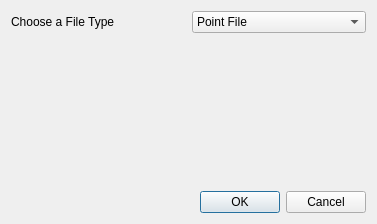
<?xml version="1.0" encoding="UTF-8"?>
<ui version="4.0">
 <class>CreateNewEmptySpeciesShapeFileDialogBase</class>
 <widget class="QDialog" name="CreateNewEmptySpeciesShapeFileDialogBase">
  <property name="geometry">
   <rect>
    <x>0</x>
    <y>0</y>
    <width>377</width>
    <height>224</height>
   </rect>
  </property>
  <property name="windowTitle">
   <string>CNESSF</string>
  </property>
  <layout class="QGridLayout" name="gridLayout_2">
   <item row="0" column="0">
    <layout class="QGridLayout" name="gridLayout">
     <item row="1" column="0">
      <spacer name="verticalSpacer">
       <property name="orientation">
        <enum>Qt::Vertical</enum>
       </property>
       <property name="sizeHint" stdset="0">
        <size>
         <width>20</width>
         <height>40</height>
        </size>
       </property>
      </spacer>
     </item>
     <item row="2" column="0">
      <layout class="QHBoxLayout" name="horizontalLayout_2">
       <item>
        <spacer name="horizontalSpacer">
         <property name="orientation">
          <enum>Qt::Horizontal</enum>
         </property>
         <property name="sizeHint" stdset="0">
          <size>
           <width>100</width>
           <height>13</height>
          </size>
         </property>
        </spacer>
       </item>
       <item>
        <widget class="QDialogButtonBox" name="button_box">
         <property name="orientation">
          <enum>Qt::Horizontal</enum>
         </property>
         <property name="standardButtons">
          <set>QDialogButtonBox::Cancel|QDialogButtonBox::Ok</set>
         </property>
        </widget>
       </item>
      </layout>
     </item>
     <item row="0" column="0">
      <layout class="QHBoxLayout" name="horizontalLayout">
       <item>
        <widget class="QLabel" name="label">
         <property name="text">
          <string>Choose a File Type</string>
         </property>
        </widget>
       </item>
       <item>
        <widget class="QComboBox" name="comboBox">
         <item>
          <property name="text">
           <string>Point File</string>
          </property>
         </item>
         <item>
          <property name="text">
           <string>Polygen File</string>
          </property>
         </item>
        </widget>
       </item>
      </layout>
     </item>
    </layout>
   </item>
  </layout>
 </widget>
 <resources/>
 <connections>
  <connection>
   <sender>button_box</sender>
   <signal>accepted()</signal>
   <receiver>CreateNewEmptySpeciesShapeFileDialogBase</receiver>
   <slot>accept()</slot>
   <hints>
    <hint type="sourcelabel">
     <x>20</x>
     <y>20</y>
    </hint>
    <hint type="destinationlabel">
     <x>20</x>
     <y>20</y>
    </hint>
   </hints>
  </connection>
  <connection>
   <sender>button_box</sender>
   <signal>rejected()</signal>
   <receiver>CreateNewEmptySpeciesShapeFileDialogBase</receiver>
   <slot>reject()</slot>
   <hints>
    <hint type="sourcelabel">
     <x>20</x>
     <y>20</y>
    </hint>
    <hint type="destinationlabel">
     <x>20</x>
     <y>20</y>
    </hint>
   </hints>
  </connection>
 </connections>
</ui>
